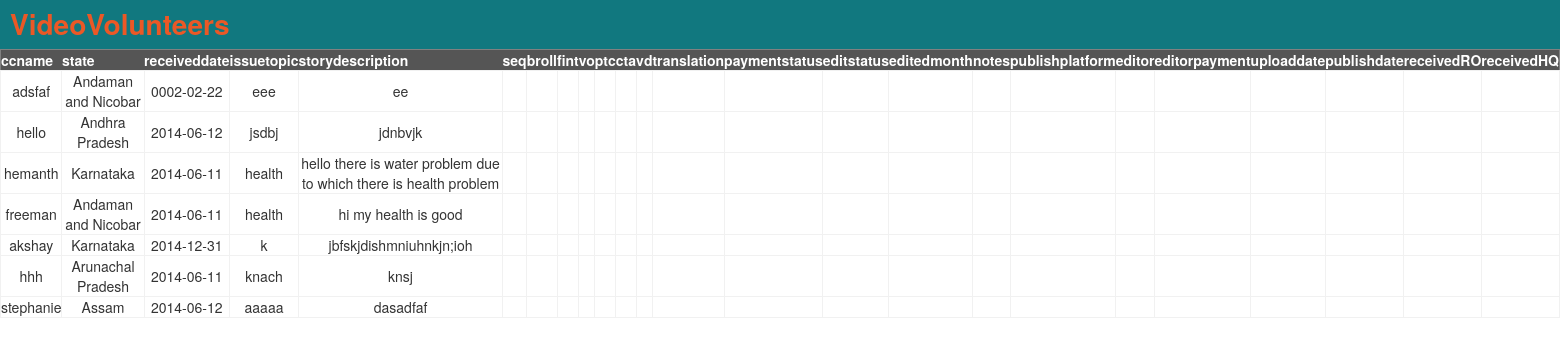
Before: /viewalldata.php with the older database file.
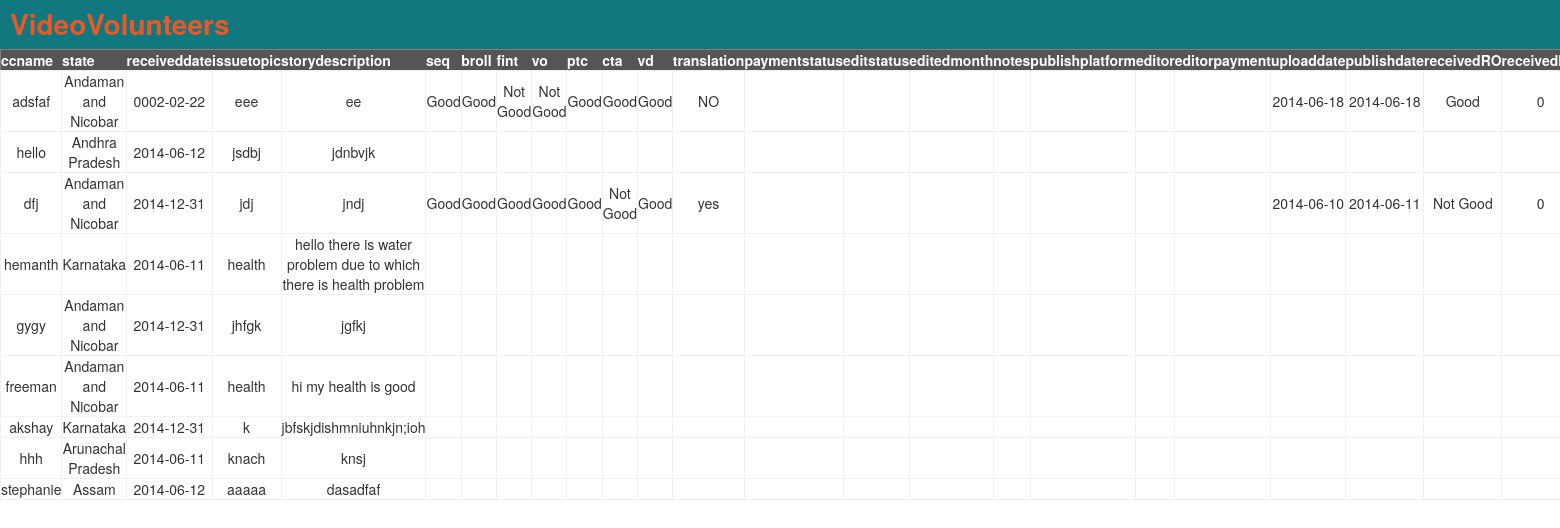
After: the same page with the newer database file.
### tables this page shows
CREATE TABLE `storytrack` (
  `fid` int(10) NOT NULL AUTO_INCREMENT,
  `seq` varchar(10) DEFAULT NULL,
  `broll` varchar(10) DEFAULT NULL,
  `fint` varchar(10) DEFAULT NULL,
  `vo` varchar(10) DEFAULT NULL,
  `ptc` varchar(10) DEFAULT NULL,
  `cta` varchar(10) DEFAULT NULL,
  `vd` varchar(10) DEFAULT NULL,
  `translation` varchar(10) DEFAULT NULL,
  `ccname` varchar(30) DEFAULT NULL,
  `state` varchar(20) DEFAULT NULL,
  `receiveddate` date DEFAULT NULL,
  `issuetopic` varchar(50) DEFAULT NULL,
  `storydescription` varchar(300) DEFAULT NULL,
  `paymentstatus` varchar(10) DEFAULT NULL,
  `editstatus` varchar(10) DEFAULT NULL,
  `editedmonth` date DEFAULT NULL,
  `notes` varchar(100) DEFAULT NULL,
  `publishplatform` varchar(10) DEFAULT NULL,
  `editor` varchar(30) DEFAULT NULL,
  `editorpayment` varchar(10) DEFAULT NULL,
  `uploaddate` date DEFAULT NULL,
  `publishdate` date DEFAULT NULL,
  `receivedRO` varchar(10) DEFAULT NULL,
  `receivedHQ` varchar(10) DEFAULT NULL,
  `uniquenumber` varchar(30) DEFAULT NULL,
  `dateofstory` date DEFAULT NULL,
  `ccpair` varchar(30) DEFAULT NULL,
  `program` varchar(30) DEFAULT NULL,
  `mentor` varchar(30) DEFAULT NULL,
  `iutopic` varchar(30) DEFAULT NULL,
  `videotreatment` varchar(30) DEFAULT NULL,
  `shootplan` varchar(30) DEFAULT NULL,
  `stage` varchar(30) DEFAULT NULL,
  `impactpossible` varchar(20) DEFAULT NULL,
  PRIMARY KEY (`fid`),
  UNIQUE KEY `uniquenumber` (`uniquenumber`)
);

### public/viewalldata.php (the view, shortened to what this page needs)
<?php
$db=dbopen();
include ('header.php');
echo "<table border='1';>
    <tr>
    <th>ccname</th>
    <th>state </th>
    <th>receiveddate</th>
    <th>issuetopic</th>
    <th>storydescription</th>
    <th>seq</th>
    <th>broll</th>
    <th>fint</th>
    <th>vo</th>
    <th>ptc</th>
    <th>cta</th>
    <th>vd</th>
    <th>translation</th>
    <th>paymentstatus</th>
    <th>editstatus</th>
    <th>editedmonth</th>
    <th>notes</th>
    <th>publishplatform</th>
    <th>editor</th>
    <th>editorpayment</th>
    <th>uploaddate</th>
    <th>publishdate</th>
    <th>receivedRO</th>
    <th>receivedHQ</th>
    </tr>
";
$statusedit= "select * from storytrack ";
$result = $db->query($statusedit);
while($row = mysqli_fetch_array($result)) {
  echo "<td>" . $row['ccname'] . "</td>" ;
  echo "<td>" . $row['state'] . "</td>";
  echo "<td>" . $row['receiveddate'] . "</td>";
  echo "<td>" . $row['issuetopic'] . "</td>";
  echo "<td>" . $row['storydescription'] . "</td>";
  echo "<td>" . $row['seq'] . "</td>";
  echo "<td>" . $row['broll'] . "</td>";
  echo "<td>" . $row['fint'] . "</td>";
  echo "<td>" . $row['vo'] . "</td>";
  echo "<td>" . $row['ptc'] . "</td>";
  echo "<td>" . $row['cta'] . "</td>";
  echo "<td>" . $row['vd'] . "</td>";
  echo "<td>" . $row['translation'] . "</td>";
  echo "<td>" . $row['paymentstatus'] . "</td>";
  echo "<td>" . $row['editstatus'] . "</td>";
  echo "<td>" . $row['editedmonth'] . "</td>";
  echo "<td>" . $row['notes'] . "</td>";
  echo "<td>" . $row['publishplatform'] . "</td>";
  echo "<td>" . $row['editor'] . "</td>";
  echo "<td>" . $row['editorpayment'] . "</td>";
  echo "<td>" . $row['uploaddate'] . "</td>";
  echo "<td>" . $row['publishdate'] . "</td>";
  echo "<td>" . $row['receivedRO'] . "</td>";
  echo "<td>" . $row['receivedHQ'] . "</td>";
}
echo "</table>";
?>

### public/header.php (shortened to what this page needs)
<!doctype html>
<html lang="en">
<head>
</head>
<link href="./main.css" rel="stylesheet">
<link href="./bootstrap/css/bootstrap.min.css" rel="stylesheet">
<link rel="stylesheet" type="text/css" href="buttons/css/buttons.css">
<body>
	<header>
		<div class="nav">
			<a href="index.php"><h1>VideoVolunteers</h1></a>
		</div>
	</header>
</body>
</html>

### public/main.css (style rules this page uses)
body { font-family: arial; }
.nav { background-color:#11787f ; padding: 10px; }
.nav h1 { display: inline; color:#eb5826 ; line-height: 100%; }
.nav a { text-decoration: none; }
th { background-color:#555555; color: white; border:#555555 ; text-align: center; background-attachment: fixed; }
td { border:1px solid #f1f1f1 ; }
tr { text-align: center; }

Changed rows visible on the page:
changed storytrack "adsfaf": seq (not shown) → "Good"; broll (not shown) → "Good"; fint (not shown) → "Not Good"; vo (not shown) → "Not Good"; ptc (not shown) → "Good"; cta (not shown) → "Good"; vd (not shown) → "Good"; translation (not shown) → "NO"; uploaddate (not shown) → "2014-06-18"; publishdate (not shown) → "2014-06-18"; receivedRO (not shown) → "Good"; receivedHQ (not shown) → "0"
added storytrack: ccname "dfj", state "Andaman and Nicobar", receiveddate "2014-12-31", issuetopic "jdj", storydescription "jndj", seq "Good", broll "Good", fint "Good", vo "Good", ptc "Good", cta "Not Good", vd "Good", translation "yes", uploaddate "2014-06-10", publishdate "2014-06-11", receivedRO "Not Good", receivedHQ "0"
added storytrack: ccname "gygy", state "Andaman and Nicobar", receiveddate "2014-12-31", issuetopic "jhfgk", storydescription "jgfkj"
